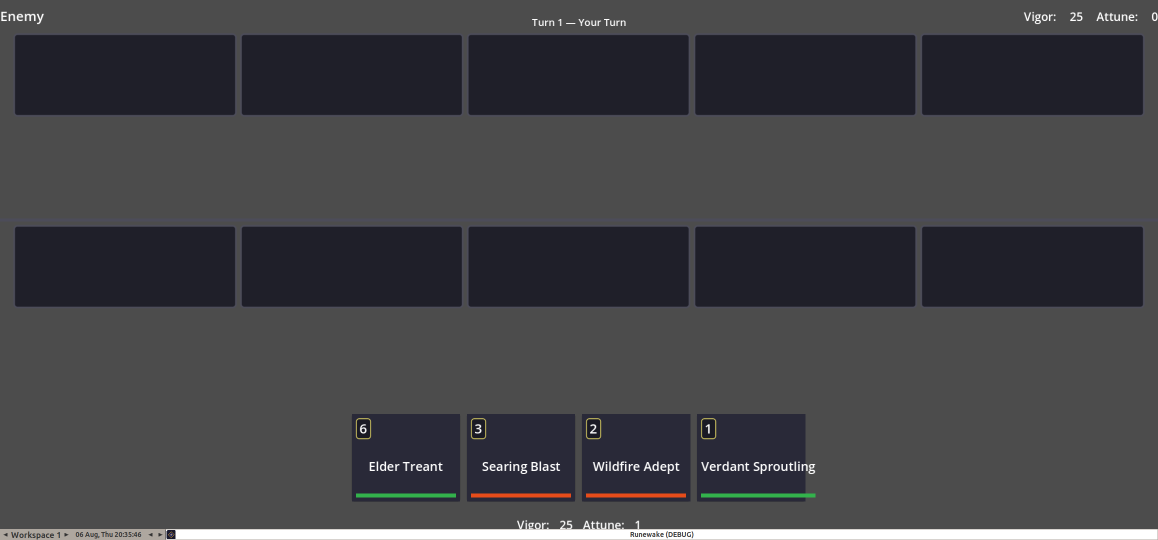
#> input picture check-2316x1080.png, 2316 x 1080 px (shown at 1/2 size)
$ python -i detect_v2.py   (imports and definitions only)
#> lines starting #> are read from the running program, lines starting #| are printed output that depends on the picture
#> further down, picture is the input picture: PIL image 2316x1080 RGB; mean R, G, B 65.3, 65.3, 68.9
"""Robust window detection: largest centered rectangle of near-black that
does NOT touch the image edge. Immune to dark painted frames."""
import numpy as np
from PIL import Image, ImageFilter


def detect_window_v2(frame, thresh=14, scale=4, min_frac=0.35, margin_frac=0.02):
    """Return (mask, (x0,y0,x1,y1)) at full res, or None.

    Strategy: from the exact center, grow a rectangle outward one edge at a
    time while that edge's line stays >=92% near-black. A painted frame is
    never uniformly black across a full span, so growth halts at the real
    window boundary even when the frame itself is dark. A window touching
    the image edge is rejected (a border frame always has a band).
    """
#> called with thresh = 14, scale = 4, min_frac = 0.35, margin_frac = 0.02
    W0, H0 = frame.size
#> W0 = 2316; H0 = 1080
    small = frame.convert("L").resize((W0 // scale, H0 // scale))
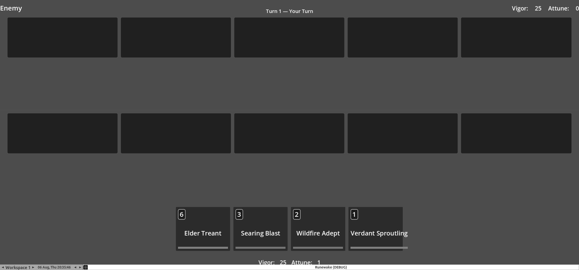
#> small: PIL image 579x270 L; min 15, max 255, mean 65.7
    a = np.asarray(small, dtype=np.int16)
    H, W = a.shape
#> H = 270; W = 579
    dark = a <= thresh
#> dark: shape (270, 579) bool; every value is 0
    cy, cx = H // 2, W // 2
#> cy = 135; cx = 289
    if not dark[cy, cx]:
        return None

    x0 = x1 = cx
    y0 = y1 = cy
    grew = True
    while grew:
        grew = False
        if x0 > 0 and dark[y0:y1 + 1, x0 - 1].mean() >= 0.92:
            x0 -= 1
            grew = True
        if x1 < W - 1 and dark[y0:y1 + 1, x1 + 1].mean() >= 0.92:
            x1 += 1
            grew = True
        if y0 > 0 and dark[y0 - 1, x0:x1 + 1].mean() >= 0.92:
            y0 -= 1
            grew = True
        if y1 < H - 1 and dark[y1 + 1, x0:x1 + 1].mean() >= 0.92:
            y1 += 1
            grew = True

    wf = (x1 - x0 + 1) / W
    hf = (y1 - y0 + 1) / H
    if wf < min_frac or hf < min_frac:
        return None                     # window too small / not found
    m = max(1, int(margin_frac * min(W, H)))
    if x0 < m or y0 < m or x1 > W - 1 - m or y1 > H - 1 - m:
        return None                     # touches edge: no real border band

    mask = Image.new("L", (W, H), 0)
    mask.paste(255, (x0, y0, x1 + 1, y1 + 1))
    mask = mask.resize(frame.size, Image.NEAREST).filter(ImageFilter.GaussianBlur(1.5))
    return mask, (x0 * scale, y0 * scale, (x1 + 1) * scale - 1, (y1 + 1) * scale - 1)

>>> from PIL import Image
>>> picture = Image.open('../check-2316x1080.png')
>>> result = detect_window_v2(picture)
